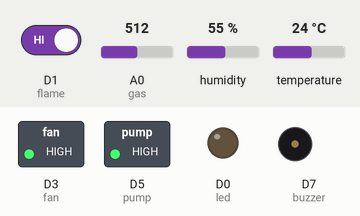
The sketch below on a simulated ESP8266 (NodeMCU). On the bench: switched loads named in the sketch (green lamp = pin HIGH), output pins drawn as LEDs (lit = HIGH), buzzer (waves = sounding, pin HIGH). The inputs (shaded band) are chosen by the test bench; at power-on: D1 (flame) HIGH, A0 (gas) = 512, humidity 55 %, temperature 24 °C. WiFi joins after 1.5 s; servers stay silent unless stated; no MQTT or app messages arrive unless stated; what the sketch prints to the serial monitor is not drawn.

Above: at 3.2 s.
3.3 s: D1 (flame) driven LOW
At 21.1 s:
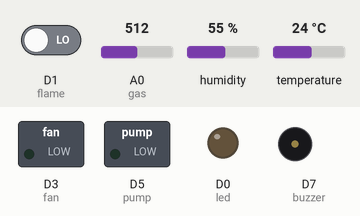
21.2 s: A0 (gas) set to 309
40.4 s: A0 (gas) set to 290
At 59.1 s:
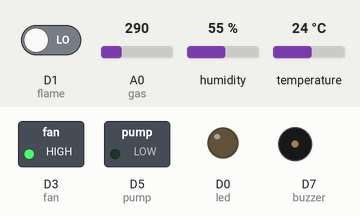
60.2 s: A0 (gas) set to 306
At 76.9 s:
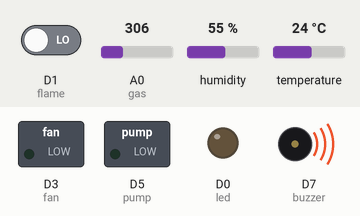
Timing chart, 0 to 78.5 s (numbered marks = the images above; inputs shaded):
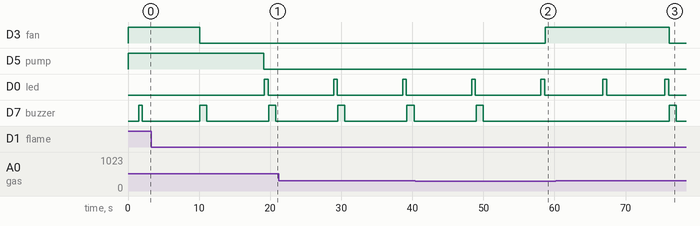

The sketch:

Air_quality_monitoring.ino
```cpp
#include <ESP8266WiFi.h>

#include "Adafruit_MQTT.h"

#include "Adafruit_MQTT_Client.h"


#include "DHT.h"

#define DHTPIN D2   // Digital pin connected to the DHT sensor
#define flame D1
#define gas A0
#define pump D5
#define fan D3
int  buzzer =D7;
int  led= D0;


#define DHTTYPE DHT11   // DHT 11

DHT dht(DHTPIN, DHTTYPE);

#define WLAN_SSID       "vivo V29"

#define WLAN_PASS       "curly@488"

#define MQTT_SERV      "io.adafruit.com"

#define MQTT_PORT  1883

#define MQTT_NAME  "pro_project_000"

#define MQTT_PASS  "aio_QKsn35MY1T1UCMMotOnZoCYTrRZD"
////////////////////////////////// Feeds  ///////////////////////////////////////////////////////////////////////////

WiFiClient client;

Adafruit_MQTT_Client mqtt(&client, MQTT_SERV, MQTT_PORT, MQTT_NAME, MQTT_PASS);

Adafruit_MQTT_Publish tempfeed = Adafruit_MQTT_Publish(&mqtt, MQTT_NAME "/f/temp");

Adafruit_MQTT_Publish humfeed = Adafruit_MQTT_Publish(&mqtt, MQTT_NAME "/f/hum");

Adafruit_MQTT_Publish flamefeed = Adafruit_MQTT_Publish(&mqtt, MQTT_NAME "/f/flame");

Adafruit_MQTT_Publish gasfeed = Adafruit_MQTT_Publish(&mqtt, MQTT_NAME "/f/gas");


/////////////////////////////////////////////////////////////////////////////////////////////////////////////////////////


void setup() {

Serial.begin(9600);

Serial.print("connecting to ");

dht.begin();


pinMode(flame,INPUT); // put your setup code here, to run once:
pinMode(gas,INPUT);
pinMode(buzzer,OUTPUT);
pinMode(led,OUTPUT);
pinMode(fan,OUTPUT);
pinMode(pump,OUTPUT);

digitalWrite(fan,HIGH);
digitalWrite(pump,HIGH);
digitalWrite(led,LOW);


Serial.println(WLAN_SSID);

WiFi.begin(WLAN_SSID, WLAN_PASS);

while (WiFi.status() != WL_CONNECTED)

  {

    delay(500);

    Serial.print(".");

  }

Serial.println();

Serial.println("WiFi connected");

Serial.println("IP address: ");

Serial.print(WiFi.localIP());

digitalWrite(buzzer,HIGH);
delay(500);
digitalWrite(buzzer,LOW);
MQTT_connect();

}

void loop() {


  int t = dht.readTemperature();

  int h = dht.readHumidity();

  int flamevalue = digitalRead(flame);

  int gasvalue = analogRead(gas);


Serial.println(t);
Serial.println(h);
Serial.println(flamevalue);
Serial.println(gasvalue);

if (tempfeed.publish(t)){

  Serial.print("updated.....");

  delay(2000);

}


if (humfeed.publish(h)){

  Serial.print("updated.....");

  delay(2000);

}

if (flamefeed.publish(flamevalue)){

  Serial.print("updated.....");

  delay(2000);

}

if (gasfeed.publish(gasvalue)){

  Serial.print("updated.....");

  delay(2000);

}


if(flamevalue == 0){

  digitalWrite(pump,LOW);
  delay(100);

  digitalWrite(led,HIGH);
  delay(500);
  digitalWrite(led,LOW);
  delay(100);

}


else{

    digitalWrite(pump,HIGH);


}


if ((gasvalue > 300) || ((t > 28) && ((t < 85)))){

  digitalWrite(fan,LOW);
  digitalWrite(buzzer,HIGH);
  delay(1000);
  digitalWrite(buzzer,LOW);

}

else{

    digitalWrite(fan,HIGH);


}


 }

void MQTT_connect()

{

  int8_t ret;

  if (mqtt.connected())

{

  return;


}


 Serial.print("Connecting to MQTT... ");


  uint8_t retries = 3;

  while ((ret = mqtt.connect()) != 0)

    {

       Serial.println(mqtt.connectErrorString(ret));

       Serial.println("Retrying MQTT connection in 5 seconds...");

       mqtt.disconnect();

       delay(5000);

       retries--;

       if (retries == 0)

       {

         while (1);

       }

    }

  Serial.println("MQTT Connected!");

}
```

Measured:
- the behaviour switches between 301 and 300 on A0 (gas) (found by bisection; images 1 and 2)
- after the input at 3.3 s, D5 (pump): HIGH → LOW after 15.8 s; D0 (led): LOW → HIGH after 15.9 s, → LOW 0.50 s later
- after the input at 40.4 s, D3 (fan): LOW → HIGH after 18.3 s; D7 (buzzer): goes on until 50.0 s, then stays LOW
- after the input at 60.2 s, D3 (fan): HIGH → LOW after 15.9 s; D7 (buzzer): LOW → HIGH after 15.9 s, → LOW 1.0 s later
- by itself, D7 (buzzer): alternates HIGH for 1.0 s and LOW for 8.7 s
